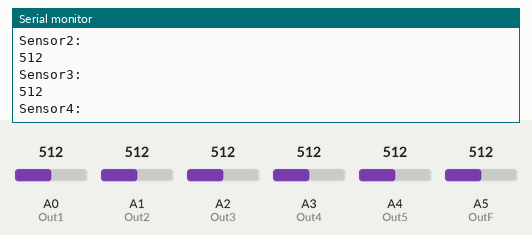
A sketch run on a simulated Arduino Uno, built with avr-gcc and run on an emulated ATmega328P. On the bench: the last lines printed to the serial monitor. The inputs (shaded band) are chosen by the test bench; at power-on: A1 (Out2) = 512, A2 (Out3) = 512, A0 (Out1) = 512, A3 (Out4) = 512, A4 (Out5) = 512, A5 (OutF) = 512.

Above: at 4.2 s.
4.3 s: A1 (Out2) set to 106
At 5.2 s:
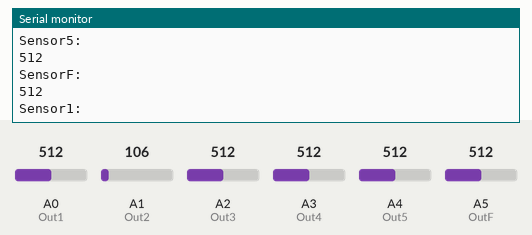
5.8 s: A1 (Out2) set to 90
At 6.4 s:
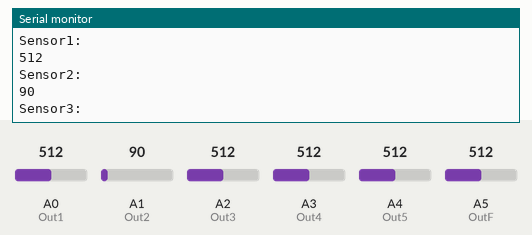
8.8 s: A2 (Out3) set to 106
At 9.9 s:
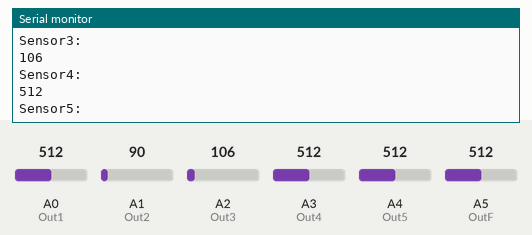
10.3 s: A2 (Out3) set to 91
At 11.3 s:
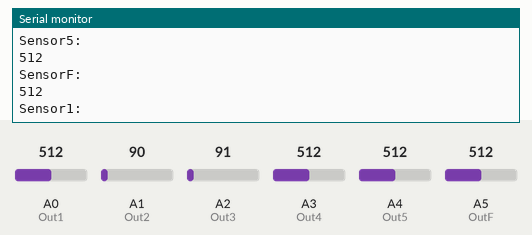
Timing chart, 0 to 13.3 s (numbered marks = the images above; inputs shaded):
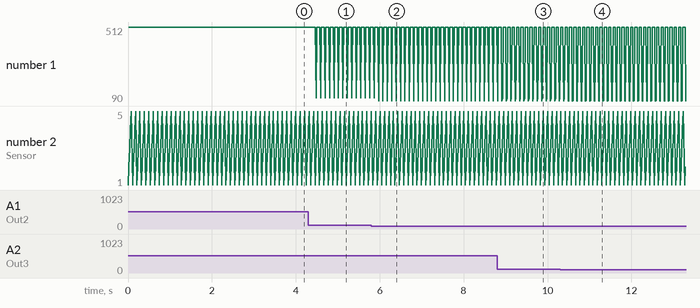

The sketch:

Threshhold_check.ino
```cpp
//Sensors Pins
int Out1 = A0;
int Out2 = A1;
int Out3 = A2;
int Out4 = A3;
int Out5 = A4;
int OutF = A5;

//Sensor values initialization
int Sensor1 = 0;
int Sensor2 = 0;
int Sensor3 = 0;
int Sensor4 = 0;
int Sensor5 = 0;
int SensorF = 0;

void setup() {
  pinMode(Out1, INPUT);
  pinMode(Out2, INPUT);
  pinMode(Out3, INPUT);
  pinMode(Out4, INPUT);
  pinMode(Out5, INPUT);
  pinMode(OutF, INPUT);
  Serial.begin(9600);
}

void loop() {
  Sensor1 = analogRead(Out1);
  Sensor2 = analogRead(Out2);
  Sensor3 = analogRead(Out3);
  Sensor4 = analogRead(Out4);
  Sensor5 = analogRead(Out5);
  SensorF = analogRead(OutF);
  Serial.println("\nSensor1: "); Serial.println(Sensor1);
  Serial.println("\nSensor2: "); Serial.println(Sensor2);
  Serial.println("\nSensor3: "); Serial.println(Sensor3);
  Serial.println("\nSensor4: "); Serial.println(Sensor4);
  Serial.println("\nSensor5: "); Serial.println(Sensor5);
  Serial.println("\nSensorF: "); Serial.println(SensorF);
}
```

Measured:
- after the input at 4.3 s, the serial monitor: prints a new line after 0.19 s (image 1)
- after the input at 5.8 s, the serial monitor: prints a new line after 0.17 s (image 2)
- after the input at 10.3 s, the serial monitor: prints a new line after 0.20 s (image 4)
